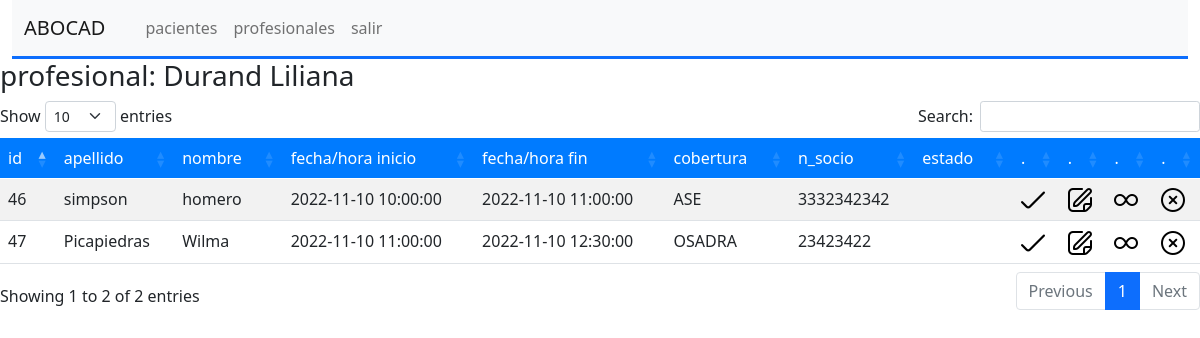
The page /modules/turnos/turnosProfesional.php?id=2&nombre=Durand Liliana on the database as committed earlier.
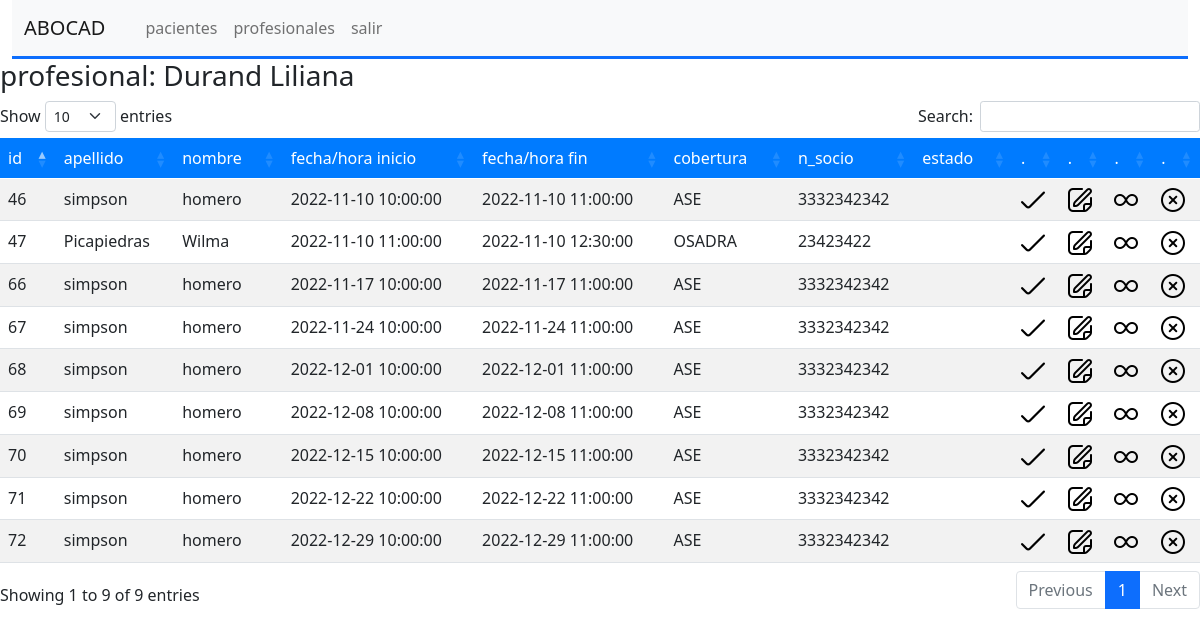
The same page on the database as committed later.
### tables this page shows
CREATE TABLE IF NOT EXISTS `eventos` (
  `id` int NOT NULL AUTO_INCREMENT,
  `profesional` int NOT NULL,
  `dni` int NOT NULL,
  `title` varchar(255) DEFAULT NULL,
  `description` text,
  `start` datetime DEFAULT NULL,
  `end` datetime DEFAULT NULL,
  `textColor` varchar(7) DEFAULT NULL,
  `backgroundColor` varchar(7) DEFAULT NULL,
  `estado` char(3) DEFAULT '',
  PRIMARY KEY (`id`)
);

CREATE TABLE IF NOT EXISTS `pacientes` (
  `id` int NOT NULL AUTO_INCREMENT,
  `apellido` varchar(100) NOT NULL,
  `nombre` varchar(100) NOT NULL,
  `dni` varchar(8) NOT NULL,
  `direccion` varchar(150) NOT NULL,
  `cobertura1` tinyint NOT NULL,
  `c1numero` bigint NOT NULL,
  `contacto` text NOT NULL,
  `estado` tinyint(1) NOT NULL DEFAULT '1',
  `reintegro` tinyint DEFAULT '0',
  PRIMARY KEY (`id`),
  UNIQUE KEY `dni` (`dni`),
  KEY `FK_cobertura_persona` (`cobertura1`)
);

CREATE TABLE IF NOT EXISTS `coberturas` (
  `id` int NOT NULL AUTO_INCREMENT,
  `nombre` varchar(150) NOT NULL,
  PRIMARY KEY (`id`)
);

### modules/db/dbConnection.php (called while the page is built, shortened)
<?php
    class db {
        public static function conectar() {
            try {
                $dbUser = 'root';
                $dbPassword = '';
                $conn = new PDO('mysql:host=localhost; dbname=abocad', $dbUser, $dbPassword);
                return $conn;
            } catch (PDOException $error1) {
                echo 'no es posible conectarse con la base de datos ('.$error1->getMessage().')';
            } catch (Exception $error2) {
                echo 'error general ('.$error2->getMessage().')';
            }
        }
    }
?>

### modules/turnos/turnosProfesional.php (the view, shortened to what this page needs)
<!DOCTYPE html>
<html lang="en">
<head>
    <link rel="stylesheet" href="../../assets/bootstrap/css/bootstrap.min.css">
    <link rel="stylesheet" href="./turnosProfesional.css">
    <link rel="stylesheet" type="text/css" href="../../assets/datatables/datatables.min.css">
    <link rel="stylesheet" type="text/css" href="../../assets/datatables/DataTables-1.12.1/css/dataTables.bootstrap5.min.css">
</head>
<body>
    <?php require_once('../navBar.php'); ?>
    <?php require_once("../db/dbConnection.php"); ?>
    <?php
        $id_profesional = $_GET['id'];
        $nombre_profesional = $_GET['nombre'];
    ?>
    <h3>profesional: <?php echo $nombre_profesional ?></h3>
    <table id="example" class="table table-striped" style="width:100%">
        <thead>
            <tr>
                <td>id</td>
                <td>apellido</td>
                <td>nombre</td>
                <td>fecha/hora inicio</td>
                <td>fecha/hora fin</td>
                <td>cobertura</td>
                <td>n_socio</td>
                <td>estado</td>
                <td>.</td>
                <td>.</td>
                <td>.</td>
                <td>.</td>
            </tr>
        </thead>
        <tbody>
        <?php
            $sql = "SELECT
                    eventos.id,pacientes.apellido,pacientes.nombre,eventos.start as inicio,
                    eventos.end as fin,coberturas.nombre as cobertura,pacientes.c1numero as n_socio,eventos.estado
                FROM eventos
                    inner join pacientes ON
                    eventos.dni = pacientes.dni
                    left join coberturas ON
                    pacientes.cobertura1 = coberturas.id
                where profesional = '$id_profesional' order by start";
            $p = db::conectar()->prepare($sql);
            $p->execute();
            $datos = $p->fetchAll(PDO::FETCH_ASSOC);
            foreach($datos as $row){
                $id = $row['id'];
                $apellido = $row['apellido'];
                $nombre = $row['nombre'];
                $start = $row['inicio'];
                $end = $row['fin'];
                $cobertura = $row['cobertura'];
                $n_socio = $row['n_socio'];
                $estado = $row['estado'];
            ?>
                <tr>
                <?php if($estado == 'pre'){ ?>
                    <td><font color="green"><?php echo $id ?></td>
                    <td><font color="green"><?php echo $apellido ?></td>
                    <td><font color="green"><?php echo $nombre ?></td>
                    <td><font color="green"><?php echo $start ?></td>
                    <td><font color="green"><?php echo $end ?></td>
                    <td><font color="green"><?php echo $cobertura ?></td>
                    <td><font color="green"><?php echo $n_socio ?></td>
                    <td><font color="green"><?php echo $estado ?></td>
                <?php } else { ?>
                    <td><?php echo $id ?></td>
                    <td><?php echo $apellido ?></td>
                    <td><?php echo $nombre ?></td>
                    <td><?php echo $start ?></td>
                    <td><?php echo $end ?></td>
                    <td><?php echo $cobertura ?></td>
                    <td><?php echo $n_socio ?></td>
                    <td><?php echo $estado ?></td>
                    <?php }?>
                    <td><a href="./turnosClose.php?id=<?php echo $id ?>"><img src="../../assets/icons/cerrar.png" alt="cerrar"></a></td>
                    <td><a href="./turnosEdit.php?id=<?php echo $id ?>"><img src="../../assets/icons/editar.png" alt="modificar"></a></td>
                    <td><a href="./turnosMultiply.php?id=<?php echo $id ?>"><img src="../../assets/icons/replicar.png" alt="replicar"></a></td>
                    <td><a href="./turnosDelete.php?id=<?php echo $id ?>"><img src="../../assets/icons/borrar.png" alt="borrar"></a></td>
                </tr>
            <?php } ?>
        </tbody>
    </table>
</body>
</html>

### modules/navBar.php (shortened to what this page needs)
<!DOCTYPE html>
<html lang="en">
<head>
    <link href="../assets/bootstrap/css/bootstrap.min.css" rel="stylesheet">
</head>
<body>
    <?php
        $pacientesDesarrollo = "//localhost/genesys-abocad/modules/pacientes/pacientes.php";
        $profesionalesDesarrollo = "//localhost/genesys-abocad/modules/profesionales/profesionales.php";
        $salirDesarrollo = "//localhost/genesys-abocad/default.php";
    ?>
    <div class="container-fluid">
        <nav class="navbar navbar-expand-md navbar-light bg-light border-3 border-bottom border-primary">
            <div class="container-fluid">
                <a href="#" class="navbar-brand">ABOCAD</a>
                <div id="MenuNavegacion" class="collapse navbar-collapse">
                    <ul class="navbar-nav ms-3">
                        <li class="nav-item"><a class="nav-link" href="<?php echo $pacientesDesarrollo ?>">pacientes</a></li>
                        <li class="nav-item"><a class="nav-link" href="<?php echo $profesionalesDesarrollo ?>">profesionales</a></li>
                        <li class="nav-item"><a class="nav-link" href=<?php echo $salirDesarrollo ?>>salir</a></li>
                    </ul>
                </div>
            </div>
        </nav>
    </div>
</body>
</html>

### modules/turnos/turnosProfesional.css (style rules this page uses)
body { background-color:#dee2e6; }
table.dataTable thead { background: #007bff; color:white; }

Rows that differ between the two databases and show on the page:
added eventos: id "66", pacientes.apellido "simpson", pacientes.nombre "homero", start "2022-11-17 10:00:00", end "2022-11-17 11:00:00", coberturas.nombre "ASE", pacientes.c1numero "3332342342"
added eventos: id "67", pacientes.apellido "simpson", pacientes.nombre "homero", start "2022-11-24 10:00:00", end "2022-11-24 11:00:00", coberturas.nombre "ASE", pacientes.c1numero "3332342342"
added eventos: id "68", pacientes.apellido "simpson", pacientes.nombre "homero", start "2022-12-01 10:00:00", end "2022-12-01 11:00:00", coberturas.nombre "ASE", pacientes.c1numero "3332342342"
added eventos: id "69", pacientes.apellido "simpson", pacientes.nombre "homero", start "2022-12-08 10:00:00", end "2022-12-08 11:00:00", coberturas.nombre "ASE", pacientes.c1numero "3332342342"
added eventos: id "70", pacientes.apellido "simpson", pacientes.nombre "homero", start "2022-12-15 10:00:00", end "2022-12-15 11:00:00", coberturas.nombre "ASE", pacientes.c1numero "3332342342"
added eventos: id "71", pacientes.apellido "simpson", pacientes.nombre "homero", start "2022-12-22 10:00:00", end "2022-12-22 11:00:00", coberturas.nombre "ASE", pacientes.c1numero "3332342342"
added eventos: id "72", pacientes.apellido "simpson", pacientes.nombre "homero", start "2022-12-29 10:00:00", end "2022-12-29 11:00:00", coberturas.nombre "ASE", pacientes.c1numero "3332342342"
Other text that changed with them:
text written by a page script: "Show entries Search: Showing 1 to 2 of 2 entries Previous 1 Next" → "Show entries Search: Showing 1 to 9 of 9 entries Previous 1 Next"
